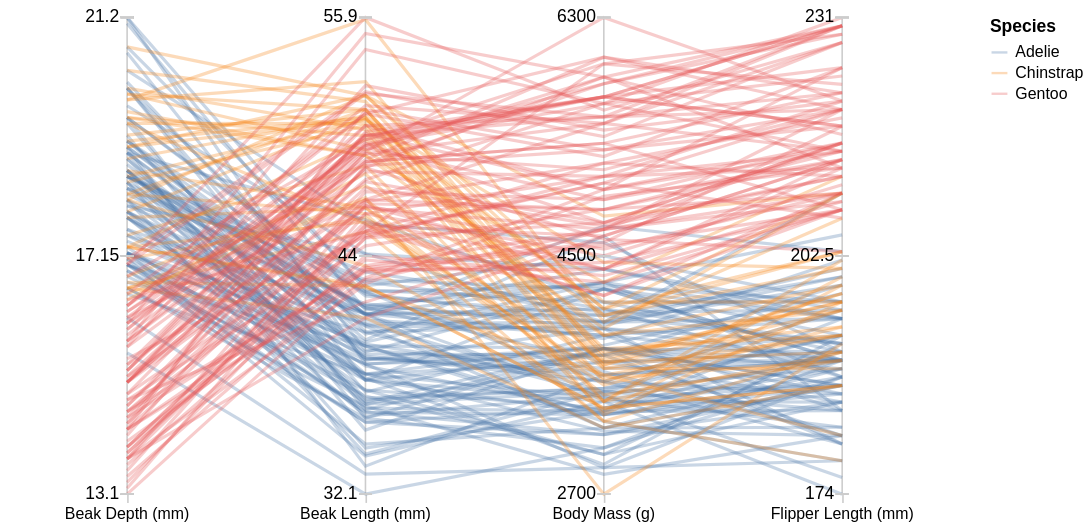

Vega-Lite specification stored for this chart:
### Vega-Lite specification from a JSON file in a GitHub repository (floating-point values rounded to 4 significant figures; data arrays with more than 128 entries replaced by an {"elided": "..."} marker saying what was removed)
{"$schema": "https://vega.github.io/schema/vega-lite/v6.json", "data": {"values": {"elided": "200 records"}}, "width": 600, "height": 300, "transform": [{"filter": "datum['Beak Length (mm)']"}, {"window": [{"op": "count", "as": "index"}]}, {"fold": ["Beak Length (mm)", "Beak Depth (mm)", "Flipper Length (mm)", "Body Mass (g)"]}, {"joinaggregate": [{"op": "min", "field": "value", "as": "min"}, {"op": "max", "field": "value", "as": "max"}], "groupby": ["key"]}, {"calculate": "(datum.value - datum.min) / (datum.max-datum.min)", "as": "norm_val"}, {"calculate": "(datum.min + datum.max) / 2", "as": "mid"}], "layer": [{"mark": {"type": "rule", "color": "#ccc"}, "encoding": {"detail": {"aggregate": "count"}, "x": {"field": "key"}}}, {"mark": "line", "encoding": {"color": {"type": "nominal", "field": "Species"}, "detail": {"type": "nominal", "field": "index"}, "opacity": {"value": 0.3}, "x": {"type": "nominal", "field": "key"}, "y": {"type": "quantitative", "field": "norm_val", "axis": null}, "tooltip": [{"type": "quantitative", "field": "Beak Length (mm)"}, {"type": "quantitative", "field": "Beak Depth (mm)"}, {"type": "quantitative", "field": "Flipper Length (mm)"}, {"type": "quantitative", "field": "Body Mass (g)"}]}}, {"encoding": {"x": {"type": "nominal", "field": "key"}, "y": {"value": 0}}, "layer": [{"mark": {"type": "text", "style": "label"}, "encoding": {"text": {"aggregate": "max", "field": "max"}}}, {"mark": {"type": "tick", "style": "tick", "size": 8, "color": "#ccc"}}]}, {"encoding": {"x": {"type": "nominal", "field": "key"}, "y": {"value": 150}}, "layer": [{"mark": {"type": "text", "style": "label"}, "encoding": {"text": {"aggregate": "min", "field": "mid"}}}, {"mark": {"type": "tick", "style": "tick", "size": 8, "color": "#ccc"}}]}, {"encoding": {"x": {"type": "nominal", "field": "key"}, "y": {"value": 300}}, "layer": [{"mark": {"type": "text", "style": "label"}, "encoding": {"text": {"aggregate": "min", "field": "min"}}}, {"mark": {"type": "tick", "style": "tick", "size": 8, "color": "#ccc"}}]}], "config": {"axisX": {"domain": false, "labelAngle": 0, "tickColor": "#ccc", "title": null}, "view": {"stroke": null}, "style": {"label": {"baseline": "middle", "align": "right", "dx": -5}, "tick": {"orient": "horizontal"}}}}
